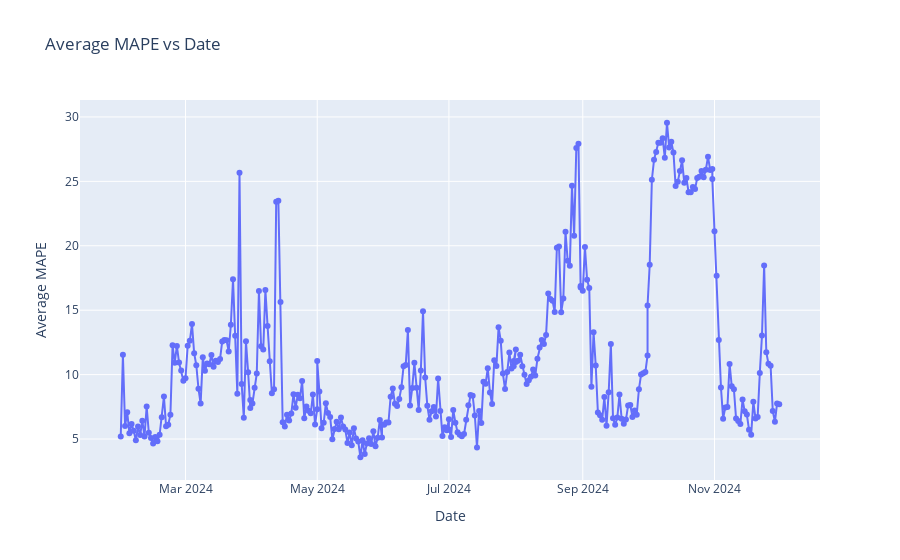

The code cell stored with this chart in its notebook:
### Code cell
fig = go.Figure()
fig.add_trace(go.Line(x = pred_df['Date'],
                    y = pred_df['MAPE'],
                    mode = 'lines+markers',
                    name = 'Average MAPE'))

fig.update_layout(xaxis_title = 'Date', yaxis_title = 'Average MAPE', title = 'Average MAPE vs Date')
fig.show()

### Figure 1 — Plotly figure (JSON) as saved in the notebook; plotly's stock layout.template omitted (floating-point values rounded to 4 significant figures; data arrays with more than 128 entries replaced by an {"elided": "..."} marker saying what was removed)
{"data": [{"mode": "lines+markers", "name": "Average MAPE", "type": "scatter", "x": {"elided": "315 str values"}, "y": {"elided": "315 float values"}}], "layout": {"title": {"text": "Average MAPE vs Date"}, "xaxis": {"title": {"text": "Date"}}, "yaxis": {"title": {"text": "Average MAPE"}}}}
